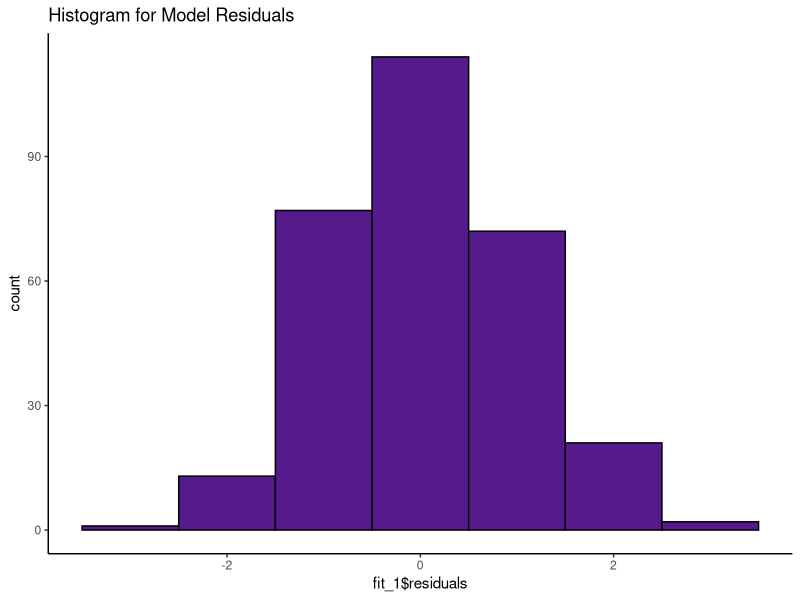
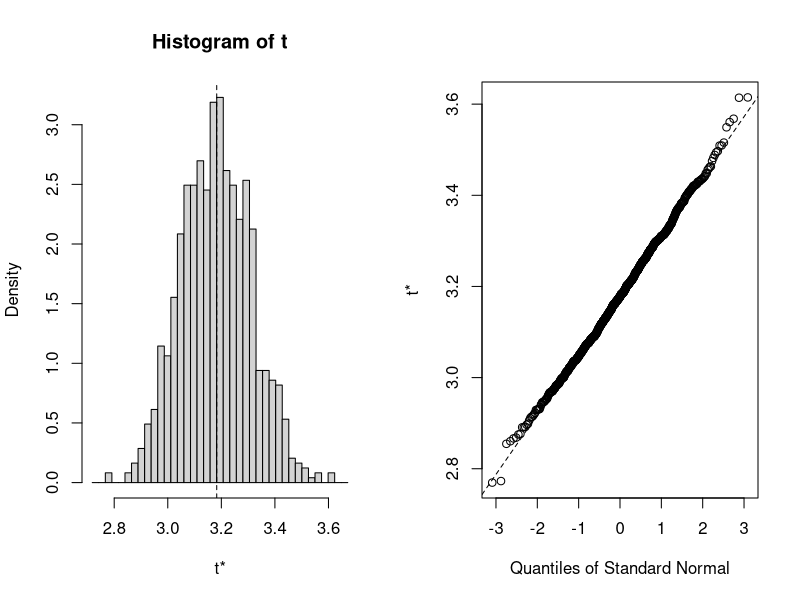
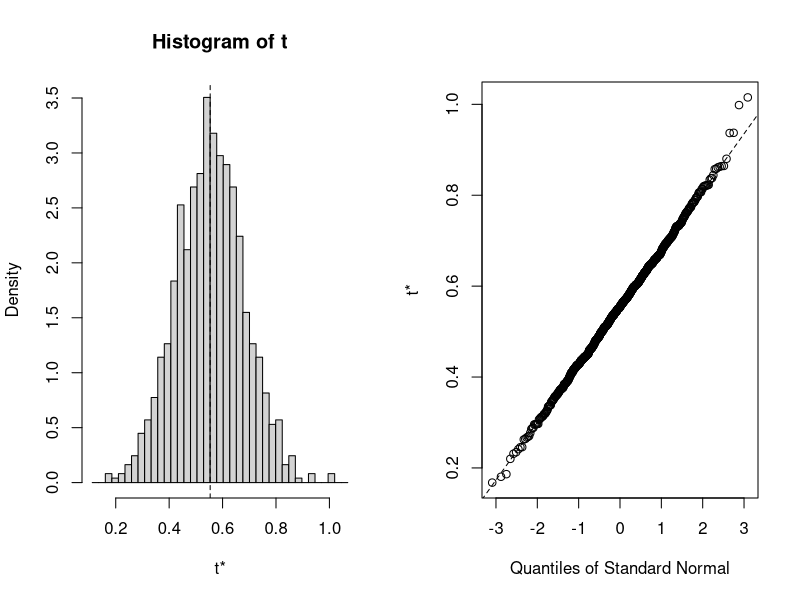
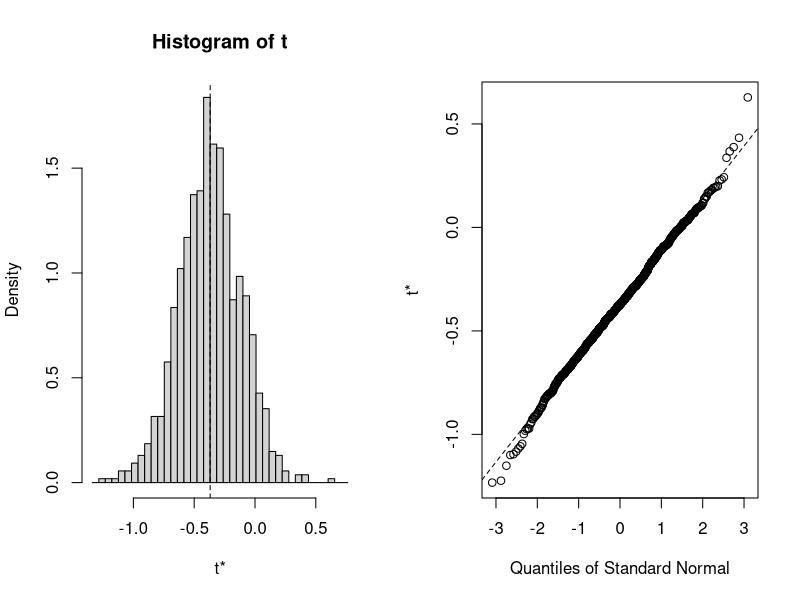

Reproduce these figures in R, in order.
## ---- chunk 1
knitr::opts_chunk$set(echo = TRUE)

library(tidyverse)
library(boot)
library(MASS)
library(here)
## ---- chunk 2

d <- read_tsv("satisfaction_survey.txt")

## ---- chunk 3
#as.factor(d$assigned_sex)
fit_1 <- lm(satisfaction ~ tenure + assigned_sex, data = d)
summary(fit_1)

ggplot(data=d, aes(fit_1$residuals)) +
geom_histogram(binwidth = 1, color = "black", fill = "purple4") +
theme(panel.background = element_rect(fill = "white"),
axis.line.x=element_line(),
axis.line.y=element_line()) +
ggtitle("Histogram for Model Residuals")

## ---- chunk 4

bs <- function(formula, data, indices){
  dt <- data[indices,]
  fit <- lm(formula, data=dt)
  return(coef(fit))
} 
results <- boot(data=d, statistic=bs, 
   R=1000, formula=satisfaction~assigned_sex + tenure)


results
plot(results, index=1) #intercept 
plot(results, index=2) #assigned_sex
plot(results, index=3) #tenure

boot.ci(results,type="bca",index=1, conf = 0.9) # intercept 
boot.ci(results,type="bca", index=2, conf=0.9) # assigned_sex
boot.ci(results,type="bca", index=3, conf=0.9) # tenure

